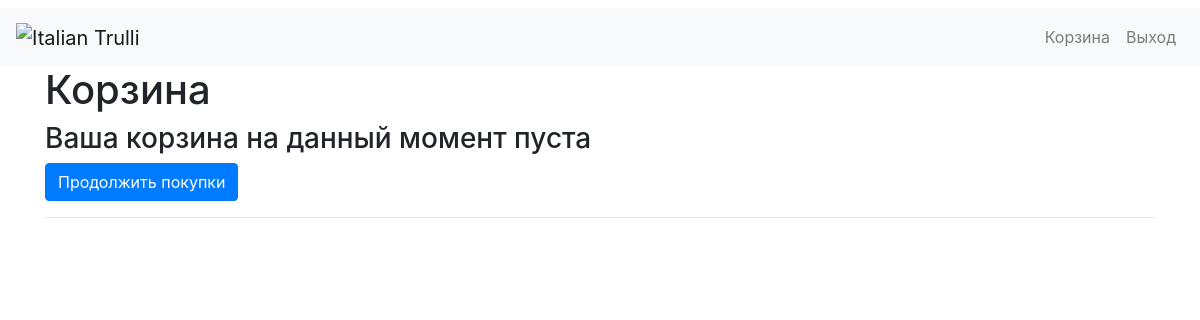
/cart (signed in), run on an earlier commit of the app's database.
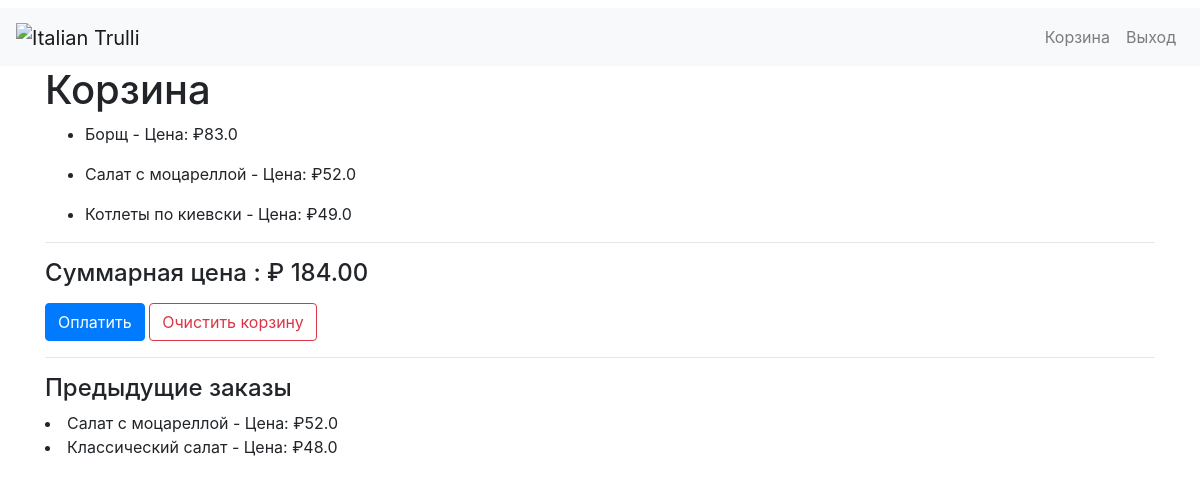
And on a later commit of the database.
### orders/models.py (models this page shows, shortened)
class Cart_List(models.Model):
	user_id = models.ForeignKey(User, on_delete=models.CASCADE)
	item_id = models.ForeignKey(Item_List, on_delete=models.CASCADE)
	size = models.ForeignKey(Size, on_delete=models.CASCADE, null=True, blank=True,)
	toppings = models.ManyToManyField(Topping, blank=True)
	calculated_price = models.FloatField()
	is_current = models.BooleanField(default=True)
	def __str__(self):
		if self.size ==None:
			return f" {self.item_id.name} - Цена: ₽{self.calculated_price}"
		else:
			return f""

class Item_List(models.Model):
	category = models.ForeignKey(Category, on_delete=models.CASCADE)
	name = models.CharField(max_length=64)
	price = models.FloatField(default=0)
	image = models.CharField(max_length=128, default="img.jpg")
	amount = models.IntegerField(default=0)

### orders/views.py (the view)
# urls.py: path("cart", views.cart_view, name="cart"),
def cart_view(request):
	if request.method == "POST":
		item_id = request.POST.get("item_id")
		size = request.POST.get("size_id")
		user = request.user
		p = Item_List.objects.get(pk=item_id)
		if size and int(size) == 7:
			total_price = p.price
		else:
			total_price = p.price
		if size == None:
			new_item = Cart_List(user_id=user, item_id=Item_List.objects.get(pk = item_id), size=None, calculated_price=total_price)
		else:
			new_item = Cart_List(user_id=user, item_id=Item_List.objects.get(pk = item_id), size=Size.objects.get(pk = size), calculated_price=total_price)
		new_item.save()
		messages.success(request, "Блюдо добавлено в корзину!")
		return HttpResponseRedirect(reverse("index"))
	else:
		try:
			cart = Cart_List.objects.filter(user_id=request.user, is_current=True)
		except Cart_List.DoesNotExist:
			raise Http404("Такого домена еще нет")
		total_price = cart.aggregate(Sum('calculated_price'))['calculated_price__sum']
		cart_ordered = Cart_List.objects.filter(user_id=request.user, is_current=False)
		context = {
		"cart_items" : cart,
		"total_price": total_price,
		"cart_items_ordered" : cart_ordered,
		}
		return render(request, "orders/cart.html", context)

### orders/templates/orders/cart.html (shortened to what this page needs)
{% extends "orders/base.html" %}
{% load humanize %}
{% block body %}
<h1>Корзина</h1>
{% if cart_items %}
		<form action="{% url 'order' %}" method="post">
  <div class="form-group">
	<ul>
  	{% for item in cart_items %}
<li>
					<p>{{ item }}</p>
</li>
{% endfor %}
</ul>
   <hr>
<h4>Суммарная цена : ₽ {{total_price|floatformat:2}}</h4>
  </div>
  <a href="/payment" class="btn btn-primary" type="submit" role="button" data-bs-toggle="button">Оплатить</a> <button type="{% url 'removefromcart' 0 %}" class="btn btn-outline-danger">Очистить корзину</button>
</form>
{% else %}
<h3>Ваша корзина на данный момент пуста</h3>
<form action="{% url 'index'%}">
    <button class="btn btn-primary" type="submit">Продолжить покупки</button>
</form>
{% endif %}
<hr>
{% if cart_items_ordered %}
<h4>Предыдущие заказы</h4>
{% for item in cart_items_ordered %}
<li> {{ item }}</li>
{% endfor %}
{% endif %}
{% endblock %}

What changed in the data, as far as the page shows it:
added Cart_List: size+item_id+calculated_price "Борщ - Цена: ₽83.0", shown under "Корзина"
added Cart_List: size+item_id+calculated_price "Салат с моцареллой - Цена: ₽52.0", shown under "Корзина"
added Cart_List: size+item_id+calculated_price "Котлеты по киевски - Цена: ₽49.0", shown under "Корзина"
added Cart_List: size+item_id+calculated_price "Салат с моцареллой - Цена: ₽52.0", shown under "Предыдущие заказы"
added Cart_List: size+item_id+calculated_price "Классический салат - Цена: ₽48.0", shown under "Предыдущие заказы"
Also different on the page:
{{ total_price|floatformat:2 }}: (not shown) → "184.00"
text no longer shown: "Ваша корзина на данный момент пуста Продолжить покупки"
text now shown: "Суммарная цена : ₽ Оплатить Очистить корзину Предыдущие заказы"
